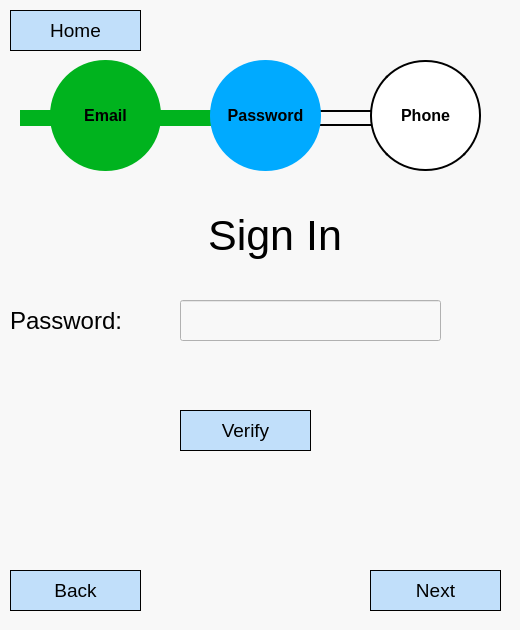
<?xml version="1.0" encoding="UTF-8"?>
<ui version="4.0">
 <class>Dialog</class>
 <widget class="QDialog" name="Dialog">
  <property name="geometry">
   <rect>
    <x>0</x>
    <y>0</y>
    <width>520</width>
    <height>630</height>
   </rect>
  </property>
  <property name="windowTitle">
   <string>Dialog</string>
  </property>
  <property name="styleSheet">
   <string notr="true">background-color: rgb(248, 248, 248);</string>
  </property>
  <widget class="QLabel" name="txtPassword">
   <property name="geometry">
    <rect>
     <x>10</x>
     <y>300</y>
     <width>141</width>
     <height>41</height>
    </rect>
   </property>
   <property name="font">
    <font>
     <pointsize>18</pointsize>
    </font>
   </property>
   <property name="text">
    <string>Password:</string>
   </property>
  </widget>
  <widget class="QLineEdit" name="tfPassword">
   <property name="geometry">
    <rect>
     <x>180</x>
     <y>300</y>
     <width>261</width>
     <height>41</height>
    </rect>
   </property>
   <property name="styleSheet">
    <string notr="true">background-color: rgb(248, 248, 248);</string>
   </property>
   <property name="text">
    <string/>
   </property>
  </widget>
  <widget class="QPushButton" name="btnNext">
   <property name="geometry">
    <rect>
     <x>370</x>
     <y>570</y>
     <width>131</width>
     <height>41</height>
    </rect>
   </property>
   <property name="font">
    <font>
     <pointsize>14</pointsize>
    </font>
   </property>
   <property name="styleSheet">
    <string notr="true">border: 0.5px solid #000000;
background-color: rgb(138, 198, 253,0.5);</string>
   </property>
   <property name="text">
    <string>Next</string>
   </property>
  </widget>
  <widget class="QLabel" name="txtSignInTitle">
   <property name="geometry">
    <rect>
     <x>140</x>
     <y>200</y>
     <width>270</width>
     <height>71</height>
    </rect>
   </property>
   <property name="font">
    <font>
     <pointsize>32</pointsize>
    </font>
   </property>
   <property name="text">
    <string>Sign In</string>
   </property>
   <property name="alignment">
    <set>Qt::AlignCenter</set>
   </property>
  </widget>
  <widget class="QLabel" name="PasswordToPhone">
   <property name="enabled">
    <bool>true</bool>
   </property>
   <property name="geometry">
    <rect>
     <x>290</x>
     <y>110</y>
     <width>101</width>
     <height>16</height>
    </rect>
   </property>
   <property name="styleSheet">
    <string notr="true">border: 2px solid rgb(0, 0, 0);</string>
   </property>
   <property name="text">
    <string/>
   </property>
  </widget>
  <widget class="QLabel" name="EmailToPassword">
   <property name="enabled">
    <bool>true</bool>
   </property>
   <property name="geometry">
    <rect>
     <x>130</x>
     <y>110</y>
     <width>101</width>
     <height>16</height>
    </rect>
   </property>
   <property name="styleSheet">
    <string notr="true">
background-color: rgb(0, 179, 30);</string>
   </property>
   <property name="text">
    <string/>
   </property>
  </widget>
  <widget class="QLabel" name="progressPhone">
   <property name="geometry">
    <rect>
     <x>370</x>
     <y>60</y>
     <width>111</width>
     <height>111</height>
    </rect>
   </property>
   <property name="font">
    <font>
     <pointsize>12</pointsize>
     <weight>75</weight>
     <bold>true</bold>
    </font>
   </property>
   <property name="styleSheet">
    <string notr="true">  height: 50px;
  width: 50px;
  background-color: rgb(255, 255, 255);
border: 2px solid rgb(0, 0, 0);
  border-radius: 55%;</string>
   </property>
   <property name="text">
    <string>Phone</string>
   </property>
   <property name="alignment">
    <set>Qt::AlignCenter</set>
   </property>
  </widget>
  <widget class="QLabel" name="progessPassword">
   <property name="geometry">
    <rect>
     <x>210</x>
     <y>60</y>
     <width>111</width>
     <height>111</height>
    </rect>
   </property>
   <property name="font">
    <font>
     <pointsize>12</pointsize>
     <weight>75</weight>
     <bold>true</bold>
    </font>
   </property>
   <property name="styleSheet">
    <string notr="true">  height: 50px;
  width: 50px;
  background-color: rgb(255, 255, 255);
  background-color: rgb(0, 170, 255);
  border-radius: 55%;</string>
   </property>
   <property name="text">
    <string>Password</string>
   </property>
   <property name="alignment">
    <set>Qt::AlignCenter</set>
   </property>
  </widget>
  <widget class="QLabel" name="progessEmail">
   <property name="geometry">
    <rect>
     <x>50</x>
     <y>60</y>
     <width>111</width>
     <height>111</height>
    </rect>
   </property>
   <property name="font">
    <font>
     <pointsize>12</pointsize>
     <weight>75</weight>
     <bold>true</bold>
    </font>
   </property>
   <property name="styleSheet">
    <string notr="true">  height: 50px;
  width: 50px;

background-color: rgb(0, 179, 30);
  border-radius: 55%;</string>
   </property>
   <property name="text">
    <string>Email</string>
   </property>
   <property name="alignment">
    <set>Qt::AlignCenter</set>
   </property>
  </widget>
  <widget class="QLabel" name="Entry">
   <property name="enabled">
    <bool>true</bool>
   </property>
   <property name="geometry">
    <rect>
     <x>20</x>
     <y>110</y>
     <width>101</width>
     <height>16</height>
    </rect>
   </property>
   <property name="styleSheet">
    <string notr="true">
background-color: rgb(0, 179, 30);</string>
   </property>
   <property name="text">
    <string/>
   </property>
  </widget>
  <widget class="QPushButton" name="btnVerifyPassword">
   <property name="geometry">
    <rect>
     <x>180</x>
     <y>410</y>
     <width>131</width>
     <height>41</height>
    </rect>
   </property>
   <property name="font">
    <font>
     <pointsize>14</pointsize>
    </font>
   </property>
   <property name="styleSheet">
    <string notr="true">border: 0.5px solid #000000;
background-color: rgb(138, 198, 253,0.5);</string>
   </property>
   <property name="text">
    <string>Verify</string>
   </property>
  </widget>
  <widget class="QPushButton" name="btnBack">
   <property name="geometry">
    <rect>
     <x>10</x>
     <y>570</y>
     <width>131</width>
     <height>41</height>
    </rect>
   </property>
   <property name="font">
    <font>
     <pointsize>14</pointsize>
    </font>
   </property>
   <property name="styleSheet">
    <string notr="true">border: 0.5px solid #000000;
background-color: rgb(138, 198, 253,0.5);</string>
   </property>
   <property name="text">
    <string>Back</string>
   </property>
  </widget>
  <widget class="QPushButton" name="btnHome">
   <property name="geometry">
    <rect>
     <x>10</x>
     <y>10</y>
     <width>131</width>
     <height>41</height>
    </rect>
   </property>
   <property name="font">
    <font>
     <pointsize>14</pointsize>
    </font>
   </property>
   <property name="styleSheet">
    <string notr="true">border: 0.5px solid #000000;
background-color: rgb(138, 198, 253,0.5);</string>
   </property>
   <property name="text">
    <string>Home</string>
   </property>
  </widget>
  <zorder>Entry</zorder>
  <zorder>txtPassword</zorder>
  <zorder>tfPassword</zorder>
  <zorder>btnNext</zorder>
  <zorder>txtSignInTitle</zorder>
  <zorder>PasswordToPhone</zorder>
  <zorder>EmailToPassword</zorder>
  <zorder>progressPhone</zorder>
  <zorder>progessPassword</zorder>
  <zorder>progessEmail</zorder>
  <zorder>btnVerifyPassword</zorder>
  <zorder>btnBack</zorder>
  <zorder>btnHome</zorder>
 </widget>
 <resources/>
 <connections/>
</ui>
